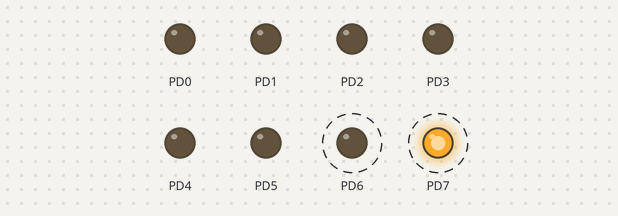
This program was run on a simulated ATmega128, built with avr-gcc and emulated at 8 MHz. Shown: output pins drawn as LEDs (lit = HIGH). Dashed ring = blinking.

Above: at 0.2 s.
Timing chart, 0 to 3.0 s (numbered marks = the images above):
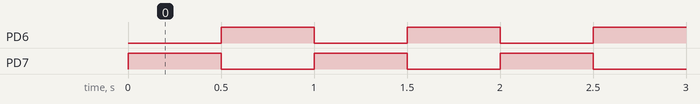

Measured:
- by itself, PD6, PD7: alternates HIGH for 0.50 s and LOW for 0.50 s

The program:

main.c
```c
// (licence header left out)
#define F_CPU 8e6

#include <avr/io.h>
#include <util/delay.h>


/******************************************************************/
void wait( int ms )
/*
short:			Busy wait number of millisecs
inputs:			int ms (Number of millisecs to busy wait)
outputs:
notes:			Busy wait, not very accurate. Make sure (external)
				clock value is set. This is used by _delay_ms inside
				util/delay.h
*******************************************************************/
{
	for (int i=0; i<ms; i++) {
		_delay_ms( 1 );		// library function (max 30 ms at 8MHz)
	}
}

/******************************************************************/
int main( void ) {
/*
short:			main() loop, entry point of executable
inputs:
outputs:
notes:			Looping forever, flipping bits on PORTD
*******************************************************************/

	DDRD = 0b11111111;			// All pins PORTD are set to output

	while (1) {
		PORTD =0x80;			// Write 10000000b PORTD
		wait( 500 );
		PORTD = 0x40;			// Write 01000000b PORTD
		wait( 500 );
	}

	return 1;
}
```
